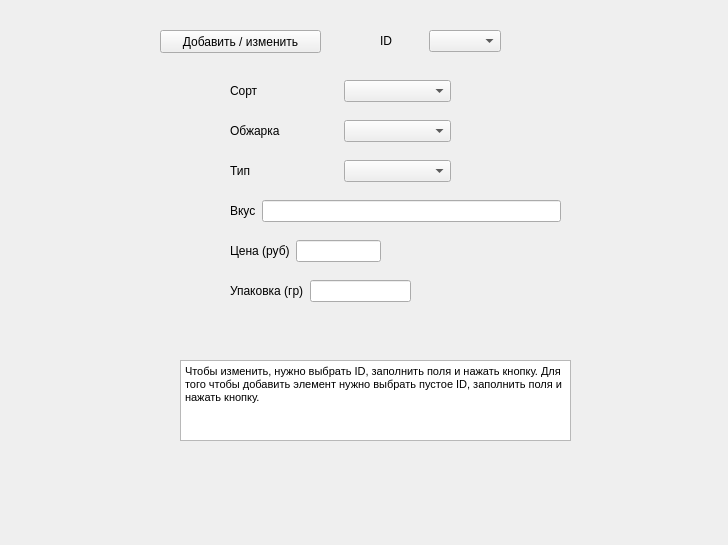
<?xml version="1.0" encoding="UTF-8"?>
<ui version="4.0">
 <class>Form</class>
 <widget class="QWidget" name="Form">
  <property name="geometry">
   <rect>
    <x>0</x>
    <y>0</y>
    <width>728</width>
    <height>545</height>
   </rect>
  </property>
  <property name="windowTitle">
   <string>Form</string>
  </property>
  <widget class="QWidget" name="horizontalLayoutWidget">
   <property name="geometry">
    <rect>
     <x>230</x>
     <y>80</y>
     <width>221</width>
     <height>22</height>
    </rect>
   </property>
   <layout class="QHBoxLayout" name="horizontalLayout">
    <item>
     <widget class="QLabel" name="label_2">
      <property name="text">
       <string>Сорт</string>
      </property>
     </widget>
    </item>
    <item>
     <widget class="QComboBox" name="comboBox"/>
    </item>
   </layout>
  </widget>
  <widget class="QWidget" name="horizontalLayoutWidget_2">
   <property name="geometry">
    <rect>
     <x>230</x>
     <y>120</y>
     <width>221</width>
     <height>22</height>
    </rect>
   </property>
   <layout class="QHBoxLayout" name="horizontalLayout_2">
    <item>
     <widget class="QLabel" name="label_3">
      <property name="text">
       <string>Обжарка</string>
      </property>
     </widget>
    </item>
    <item>
     <widget class="QComboBox" name="comboBox_2"/>
    </item>
   </layout>
  </widget>
  <widget class="QWidget" name="horizontalLayoutWidget_3">
   <property name="geometry">
    <rect>
     <x>230</x>
     <y>160</y>
     <width>221</width>
     <height>22</height>
    </rect>
   </property>
   <layout class="QHBoxLayout" name="horizontalLayout_3">
    <item>
     <widget class="QLabel" name="label_4">
      <property name="text">
       <string>Тип</string>
      </property>
     </widget>
    </item>
    <item>
     <widget class="QComboBox" name="comboBox_3"/>
    </item>
   </layout>
  </widget>
  <widget class="QWidget" name="horizontalLayoutWidget_4">
   <property name="geometry">
    <rect>
     <x>230</x>
     <y>200</y>
     <width>331</width>
     <height>22</height>
    </rect>
   </property>
   <layout class="QHBoxLayout" name="horizontalLayout_4">
    <item>
     <widget class="QLabel" name="label_5">
      <property name="text">
       <string>Вкус</string>
      </property>
     </widget>
    </item>
    <item>
     <widget class="QLineEdit" name="lineEdit"/>
    </item>
   </layout>
  </widget>
  <widget class="QWidget" name="horizontalLayoutWidget_5">
   <property name="geometry">
    <rect>
     <x>230</x>
     <y>240</y>
     <width>151</width>
     <height>22</height>
    </rect>
   </property>
   <layout class="QHBoxLayout" name="horizontalLayout_5">
    <item>
     <widget class="QLabel" name="label_6">
      <property name="text">
       <string>Цена (руб)</string>
      </property>
     </widget>
    </item>
    <item>
     <widget class="QLineEdit" name="lineEdit_2"/>
    </item>
   </layout>
  </widget>
  <widget class="QWidget" name="horizontalLayoutWidget_6">
   <property name="geometry">
    <rect>
     <x>230</x>
     <y>280</y>
     <width>181</width>
     <height>22</height>
    </rect>
   </property>
   <layout class="QHBoxLayout" name="horizontalLayout_6">
    <item>
     <widget class="QLabel" name="label_7">
      <property name="text">
       <string>Упаковка (гр)</string>
      </property>
     </widget>
    </item>
    <item>
     <widget class="QLineEdit" name="lineEdit_3"/>
    </item>
   </layout>
  </widget>
  <widget class="QPushButton" name="pushButton">
   <property name="geometry">
    <rect>
     <x>160</x>
     <y>30</y>
     <width>161</width>
     <height>23</height>
    </rect>
   </property>
   <property name="text">
    <string>Добавить / изменить</string>
   </property>
  </widget>
  <widget class="QWidget" name="horizontalLayoutWidget_7">
   <property name="geometry">
    <rect>
     <x>380</x>
     <y>30</y>
     <width>121</width>
     <height>22</height>
    </rect>
   </property>
   <layout class="QHBoxLayout" name="horizontalLayout_7">
    <item>
     <widget class="QLabel" name="label_8">
      <property name="text">
       <string>ID</string>
      </property>
     </widget>
    </item>
    <item>
     <widget class="QComboBox" name="comboBox_4"/>
    </item>
   </layout>
  </widget>
  <widget class="QTextEdit" name="textEdit">
   <property name="geometry">
    <rect>
     <x>180</x>
     <y>360</y>
     <width>391</width>
     <height>81</height>
    </rect>
   </property>
   <property name="html">
    <string>&lt;!DOCTYPE HTML PUBLIC &quot;-//W3C//DTD HTML 4.0//EN&quot; &quot;http://www.w3.org/TR/REC-html40/strict.dtd&quot;&gt;
&lt;html&gt;&lt;head&gt;&lt;meta name=&quot;qrichtext&quot; content=&quot;1&quot; /&gt;&lt;style type=&quot;text/css&quot;&gt;
p, li { white-space: pre-wrap; }
&lt;/style&gt;&lt;/head&gt;&lt;body style=&quot; font-family:'MS Shell Dlg 2'; font-size:8.25pt; font-weight:400; font-style:normal;&quot;&gt;
&lt;p style=&quot; margin-top:0px; margin-bottom:0px; margin-left:0px; margin-right:0px; -qt-block-indent:0; text-indent:0px;&quot;&gt;Чтобы изменить, нужно выбрать ID, заполнить поля и нажать кнопку. Для того чтобы добавить элемент нужно выбрать пустое ID, заполнить поля и нажать кнопку.&lt;/p&gt;&lt;/body&gt;&lt;/html&gt;</string>
   </property>
   <property name="textInteractionFlags">
    <set>Qt::TextSelectableByKeyboard|Qt::TextSelectableByMouse</set>
   </property>
  </widget>
 </widget>
 <resources/>
 <connections/>
</ui>
